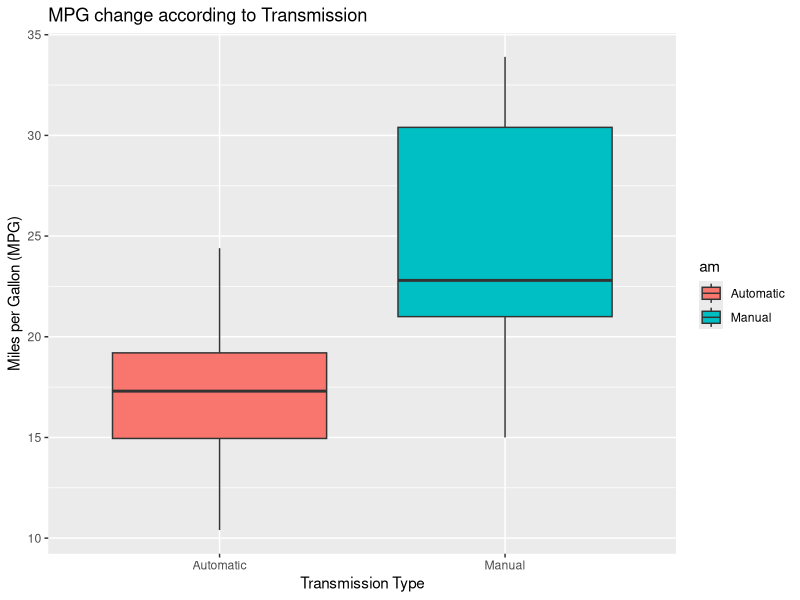

Recreate this plot in R.
## ---- chunk 1
knitr::opts_chunk$set(fig.width=4, fig.height=2, fig.align = "center") 
## ---- chunk 2
# Loading necessary libraries and data
library(ggplot2)
data(mtcars)

# getting an overview of data
mtcars[sample(1:nrow(mtcars), size = 3),]
str(mtcars)

# Formatting necessary variables
mtcars$am[mtcars$am == "0"] <- "Automatic"
mtcars$am[mtcars$am == "1"] <- "Manual"

# Pre-liminary tests
test <- t.test(mpg ~ am, data = mtcars)
test$conf.int
test$p.value
## ---- chunk 3
# Initial visualization 
 g <- ggplot(mtcars, aes(x = am, y = mpg, fill = am))
 g <- g + geom_boxplot()
(g <- g + labs(x = "Transmission Type", 
               y = "Miles per Gallon (MPG)", 
               title = "MPG change according to Transmission"))
## ---- chunk 4
fit1 <- lm(mpg ~ am, data = mtcars)
round(summary(fit1)$coef, 3)
